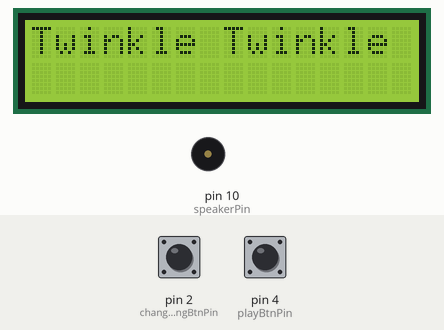
Bench run of a sketch on a simulated Arduino Uno, built with avr-gcc and run on an emulated ATmega328P. Shown: 16×2 character LCD, buzzer (waves = sounding). The inputs (shaded band) are chosen by the test bench; at power-on: pin 2 (changeSongBtnPin) HIGH, pin 4 (playBtnPin) HIGH.

Above: at 1.2 s.
1.3 s: pin 2 (changeSongBtnPin) pulled LOW for 0.15 s
At 2.6 s:
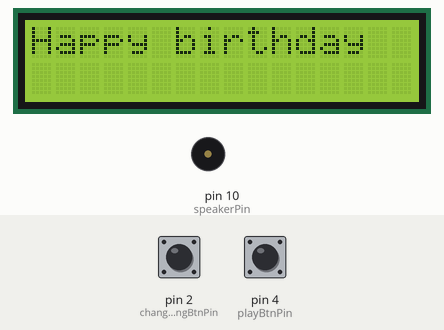
2.9 s: pin 4 (playBtnPin) pulled LOW for 0.15 s
At 3.5 s:
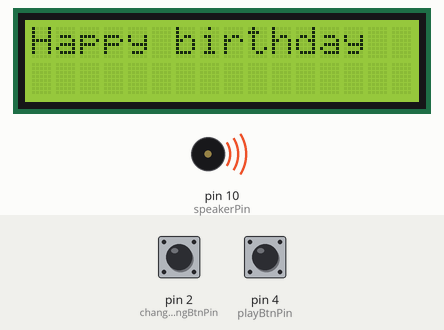
Timing chart, 0 to 12.0 s (numbered marks = the images above; inputs shaded):
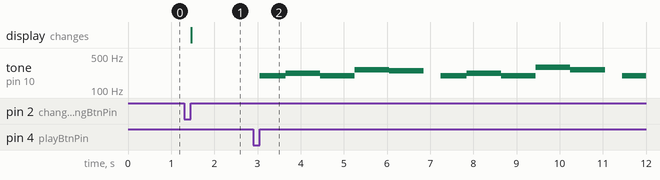

Measured:
- after the input at 1.3 s, the display: changes after 0.17 s (image 1)
- after the input at 2.9 s, tone on pin 10 (speakerPin): plays 196 Hz for 0.60 s, 220 Hz for 0.80 s, 196 Hz for 0.80 s, 262 Hz for 0.80 s, 247 Hz for 0.80 s, 196 Hz for 0.60 s … (11 notes in this stretch), starting after 0.15 s

The sketch:

juke-box.ino
```cpp
#include <LiquidCrystal_I2C.h>

const LiquidCrystal_I2C lcd(0x27, 16, 2);  // set the LCD address to 0x27 for a 16 chars and 2 line display

const int playBtnPin = 4;

const int changeSongBtnPin = 2;

const int speakerPin = 10;

const int numberOfSongs = 2;

const int songLength = 28;

const int songTempos[] = { 300, 200 };

const String songs[] = { "Twinkle Twinkle", "Happy birthday" };

const int frequencies[][28] = {
  { 262, 0, 262, 0, 392, 0, 392, 0, 440, 0, 440, 0, 392, 0, 349, 0, 349, 0, 329, 0, 329, 0, 294, 0, 294, 0, 262, 0 },
  { 196, 196, 220, 196, 262, 247, 0, 196, 196, 220, 196, 294, 262, 0, 196, 196, 392, 330, 262, 247, 220, 0, 349, 349, 330, 262, 294, 262 }
};

const float beats[][28] = {
  { 1, 0.1, 1, 0.1, 1, 0.1, 1, 0.1, 1, 0.1, 1, 0.1, 2, 0.1, 1, 0.1, 1, 0.1, 1, 0.1, 1, 0.1, 1, 0.1, 1, 0.1, 2, 0.1 },
  { 2, 1, 4, 4, 4, 4, 2, 2, 1, 4, 4, 4, 4, 2, 2, 1, 4, 4, 4, 4, 6, 2, 2, 1, 4, 4, 4, 6 }
};

int playBtnPrevState = HIGH;

int changeSongBtnPrevState = HIGH;

int currentSong = 0;

bool shouldPlay = false;

void setup() {
  pinMode(speakerPin, OUTPUT);
  pinMode(playBtnPin, INPUT_PULLUP);
  pinMode(changeSongBtnPin, INPUT_PULLUP);

  lcd.init();
  lcd.backlight();
  printToLDC();
}

void loop() {
   int playBtnState = digitalRead(playBtnPin);
   int changeSongBtnState = digitalRead(changeSongBtnPin);

  if (playBtnPrevState == LOW && playBtnState == HIGH && !shouldPlay) {
    shouldPlay = true;
    playSong();
  } else if (changeSongBtnPrevState == LOW && changeSongBtnState == HIGH) {
    currentSong++;

    if ((currentSong + 1) > numberOfSongs) {
      currentSong = 0;
    }

    printToLDC();
  }

  playBtnPrevState = playBtnState;

  changeSongBtnPrevState = changeSongBtnState;
}

void playSong() {
  for (int i = 0; i < songLength; i++) {
    int duration = beats[currentSong][i] * songTempos[currentSong];
    tone(speakerPin, frequencies[currentSong][i], duration);
    delay(duration);
  }

  shouldPlay = false;
}

void printToLDC() {
  lcd.clear();
  lcd.print(songs[currentSong]);
}
```
